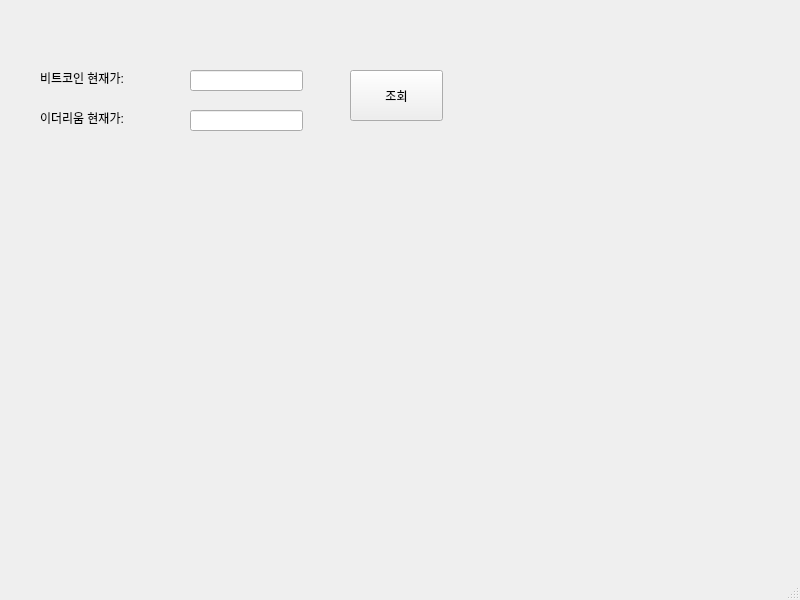
<?xml version="1.0" encoding="UTF-8"?>
<ui version="4.0">
 <class>MainWindow</class>
 <widget class="QMainWindow" name="MainWindow">
  <property name="geometry">
   <rect>
    <x>0</x>
    <y>0</y>
    <width>800</width>
    <height>600</height>
   </rect>
  </property>
  <property name="windowTitle">
   <string>MainWindow</string>
  </property>
  <widget class="QWidget" name="centralwidget">
   <widget class="QPushButton" name="pushButton">
    <property name="geometry">
     <rect>
      <x>350</x>
      <y>70</y>
      <width>93</width>
      <height>51</height>
     </rect>
    </property>
    <property name="text">
     <string>조회</string>
    </property>
   </widget>
   <widget class="QLabel" name="label_1">
    <property name="geometry">
     <rect>
      <x>40</x>
      <y>70</y>
      <width>121</width>
      <height>16</height>
     </rect>
    </property>
    <property name="text">
     <string>비트코인 현재가:</string>
    </property>
   </widget>
   <widget class="QLineEdit" name="lineEdit_1">
    <property name="geometry">
     <rect>
      <x>190</x>
      <y>70</y>
      <width>113</width>
      <height>21</height>
     </rect>
    </property>
   </widget>
   <widget class="QLineEdit" name="lineEdit_2">
    <property name="geometry">
     <rect>
      <x>190</x>
      <y>110</y>
      <width>113</width>
      <height>21</height>
     </rect>
    </property>
   </widget>
   <widget class="QLabel" name="label_2">
    <property name="geometry">
     <rect>
      <x>40</x>
      <y>110</y>
      <width>121</width>
      <height>16</height>
     </rect>
    </property>
    <property name="text">
     <string>이더리움 현재가:</string>
    </property>
   </widget>
  </widget>
  <widget class="QMenuBar" name="menubar">
   <property name="geometry">
    <rect>
     <x>0</x>
     <y>0</y>
     <width>800</width>
     <height>26</height>
    </rect>
   </property>
  </widget>
  <widget class="QStatusBar" name="statusbar"/>
 </widget>
 <resources/>
 <connections/>
</ui>
